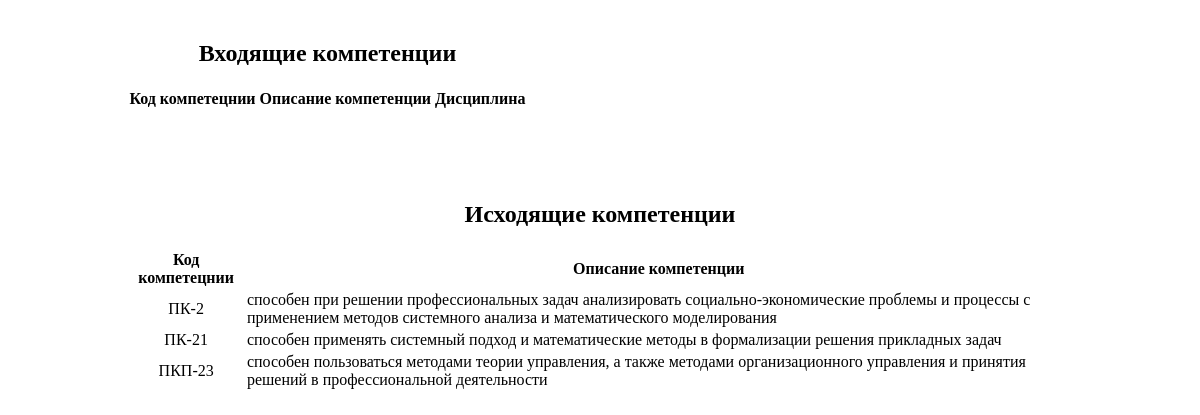
The page /oop/prikladnaya-informatika/biznes-analitika-i-s/ on the database its author committed.
### course/models.py (models this page shows, shortened)
class Competence(models.Model):
    cod = models.CharField(max_length=6)
    about = models.TextField()
    tr = models.ForeignKey(TrainingPrograms)
    course = models.ManyToManyField(Course)

### course/views.py (the view)
# urls.py: url(r'^(?P<slug>[-\w]+)/(?P<slug_c>[-\w]+)/$', views.course_detail, name='course_detail'),
def course_detail(request, slug, slug_c):
    course = Course.objects.get(slug=slug_c)
    comp_list = Competence.objects.filter(tr__slug=slug)\
                                  .filter(course__slug=slug_c)
    pred_list = PredCourse.objects.all().filter(cours__slug=slug_c)
    try:
        pred_list = pred_list[0].prcours.all()
    except ObjectDoesNotExist:
        pred_list = []
    except IndexError:
        pred_list = []
    predcomp_list = {}
    for pred in pred_list:
        predcomp_list[pred] = Competence.objects.filter(tr__slug=slug)\
            .filter(course__slug=pred.slug)
    return render(request,
                  "course/list/course_detail.html",
                  {'comp_list': comp_list,
                   'course': course,
                   'predcomp_list': predcomp_list})

### course/templates/course/list/course_detail.html (shortened to what this page needs)
{% extends "university/base.html" %}
{% load static %}
{% block content %}
  {% if predcomp_list %}
    <table class="enter_comp">
      <caption><h2>Входящие компетенции</h2></caption>
      <tr class="hide">
        <th>Код компетецнии</th>
        <th>Описание компетенции</th>
        <th>Дисциплина</th>
      </tr>
    </table>
  {% else %}
    <h2>Входящих компетенций нет</h2>
  {% endif %}
  {% if comp_list %}
  <table class="exit_comp">
  <caption><h2>Исходящие компетенции</h2></caption>
    <tr class="hide">
      <th>Код компетецнии</th>
      <th>Описание компетенции</th>
    </tr>
    {% for comp in comp_list %}
    <tr>
      <td>{{ comp.cod }}</td>
      <td class="opis">{{ comp.about }}</td>
    </tr>
    {% endfor %}
  </table>
  {% else %}
    <h2>Исходящих компетенций нет</h2>
  {% endif %}
{% endblock %}

### university/static/css/base.css (style rules this page uses)
h2 { text-align: center; }
.hide th { text-align: center; }
table td { text-align: center }
.opis { text-align: left; }
.enter_comp { margin: 20px 10% 70px 10%; }
.exit_comp { margin: 10px 10% }

### rows shown on the page
Competence: cod "ПК-2", about "способен при решении профессиональных задач анализировать социально-экономические проблемы и процессы с применением методов системного анализа и математического моделирования"
Competence: cod "ПК-21", about "способен применять системный подход и математические методы в формализации решения прикладных задач"
Competence: cod "ПКП-23", about "способен пользоваться методами теории управления, а также методами организационного управления и принятия решений в профессиональной деятельности"
